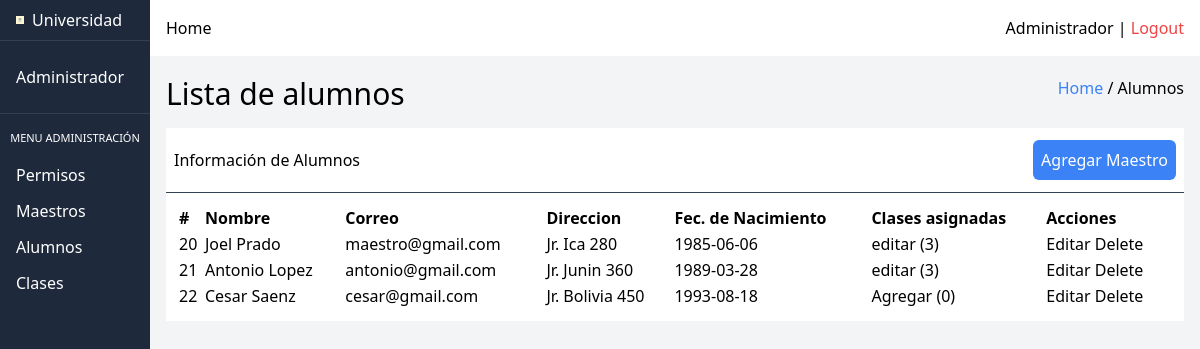
The app's page /index.php?action=instructor-table (signed in) with its own data.
### tables this page shows
CREATE TABLE `instructor` (
  `id` int(11) NOT NULL,
  `user_id` int(11) NOT NULL
);

CREATE TABLE `user` (
  `id` int(11) NOT NULL,
  `email` varchar(50) NOT NULL,
  `password` varchar(100) NOT NULL,
  `firstname` varchar(100) NOT NULL,
  `lastname` varchar(100) NOT NULL,
  `address` varchar(150) NOT NULL,
  `birthday` timestamp NOT NULL DEFAULT current_timestamp() ON UPDATE current_timestamp(),
  `role_id` int(11) NOT NULL
);

### src/DB.php (called while the page is built, shortened)
<?php
class DB
{
    private $pdo;
    public function __construct()
    {
        try {
            $host = $_ENV["DB_HOST"];
            $dbname = $_ENV["DB_DATABASE"];
            $port = $_ENV["DB_PORT"];
            $username = $_ENV["DB_USERNAME"];
            $password = $_ENV["DB_PASSWORD"];
            $attributes = [PDO::ATTR_ERRMODE => PDO::ERRMODE_EXCEPTION];
            $dsn = "mysql:host=$host;dbname=$dbname;port=$port";
            $this->pdo = new PDO($dsn, $username, $password, $attributes);
        } catch (PDOException $e) {
            echo "ERROR: " . $e->getMessage();
        }
    }
    public function connect()
    {
        return $this->pdo;
    }
}
?>

### src/models/Instructor.php (called while the page is built, shortened)
<?php
require_once($_SERVER["DOCUMENT_ROOT"] . "/src/DB.php");
class Instructor
{
    public function findAllWithUser()
    {
        $pdo = new DB();
        $query = "
        SELECT instructor.id, concat(firstname, ' ', lastname) as fullname, email, address, DATE_FORMAT(birthday, '%Y-%m-%d') as birthday, count(clases.instructor_id) as count
        FROM instructor
        INNER JOIN user
                ON user.id = instructor.user_id
	    LEFT JOIN clases
    	    ON instructor.id = clases.instructor_id
        GROUP BY instructor.id, fullname
        ORDER BY instructor.id;
        ";
        $stmnt = $pdo->connect()->query($query);
        $data = [];
        while ($row = $stmnt->fetch(PDO::FETCH_ASSOC)) {
            array_push($data, $row);
        }
        return $data;
    }
}
?>

### src/views/admin/instructors/table-instructors.php (the view, shortened to what this page needs)
<?php require $_SERVER['DOCUMENT_ROOT'] . '/src/templates/head.php'; ?>
</head>
<body>
    <div class="grid grid-cols-8 grid-flow-col">
        <?php require_once $_SERVER['DOCUMENT_ROOT'] . '/src/templates/aside-admin.php';  ?>
        <div class="col-star-2 col-span-9 bg-gray-100 w-full h-screen">
            <?php require_once $_SERVER['DOCUMENT_ROOT'] . '/src/templates/nav-admin.php';  ?>
            <main>
                <section class="p-4 ">
                    <div class="flex justify-between mb-4">
                        <h1 class="text-3xl">Lista de alumnos</h1>
                        <div>
                            <a class="text-blue-500" href="/index.php">Home</a> / Alumnos
                        </div>
                    </div>
                    <div class="bg-white  divide-y divide-slate-700">
                        <div class="flex justify-between items-center px-2 py-3">
                            <span>Información de Alumnos</span>
                            <a href="/index.php?action=create-instructor-view" class="bg-blue-500 text-white p-2 rounded-md cursor-pointer">Agregar Maestro</a>
                        </div>
                        <div class="p-3">
                            <table class="w-full ">
                                <thead>
                                    <tr>
                                        <td class="font-bold">#</td>
                                        <td class="font-bold">Nombre</td>
                                        <td class="font-bold">Correo</td>
                                        <td class="font-bold">Direccion</td>
                                        <td class="font-bold">Fec. de Nacimiento</td>
                                        <td class="font-bold">Clases asignadas</td>
                                        <td class="font-bold">Acciones</td>
                                    </tr>
                                </thead>
                                <tbody>
                                    <?php foreach ($instructors as $row) { ?>
                                        <tr>
                                            <td><?= $row["id"] ?></td>
                                            <td><?= $row["fullname"] ?></td>
                                            <td><?= $row["email"] ?></td>
                                            <td><?= $row["address"] ?></td>
                                            <td><?= $row["birthday"] ?></td>
                                            <td><a href="/index.php?action=edit-instructor-clases-view&instructor_id=<?= $row["id"] ?>"><?= $row["count"] == 0 ? 'Agregar  (0) ' : 'editar   ' .  "(" . $row["count"] . ")" ?></a></td>
                                            <td>
                                                <a href="?action=edit-instructor-view&user_id=<?= $row["id"] ?>">Editar </a>
                                                <form action="/index.php" method="post" class="inline">
                                                    <button type="submit">Delete</button>
                                                </form>
                                            </td>
                                        </tr>
                                    <?php } ?>
                                </tbody>
                            </table>
                        </div>
                    </div>
                </section>
            </main>
        </div>
    </div>
</body>
</html>

### records on screen
instructor: id "20", fullname "Joel Prado", user.email "maestro@gmail.com", user.address "Jr. Ica 280", birthday "1985-06-06", count "3"
instructor: id "21", fullname "Antonio Lopez", user.email "antonio@gmail.com", user.address "Jr. Junin 360", birthday "1989-03-28", count "3"
instructor: id "22", fullname "Cesar Saenz", user.email "cesar@gmail.com", user.address "Jr. Bolivia 450", birthday "1993-08-18", shows "Agregar (0)"
